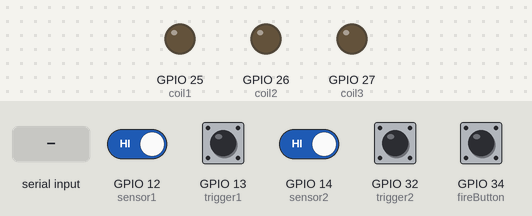
Bench run of a sketch on a simulated ESP32. Shown: output pins drawn as LEDs (lit = HIGH). The inputs (shaded band) are chosen by the test bench; at power-on: GPIO 12 (sensor1), GPIO 13 (trigger1), GPIO 14 (sensor2), GPIO 32 (trigger2), GPIO 34 (fireButton) HIGH. What the sketch prints to the serial monitor is not drawn.

Above: at 1.2 s.
1.3 s: GPIO 34 (fireButton) pulled LOW for 0.15 s
At 1.6 s:
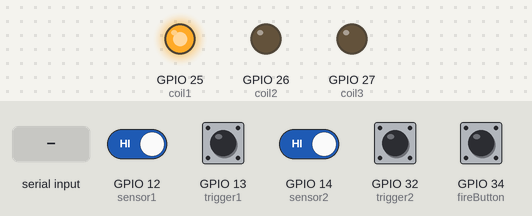
3.5 s: "1" received over Serial
6.0 s: GPIO 34 (fireButton) pulled LOW for 1 s
At 9.7 s:
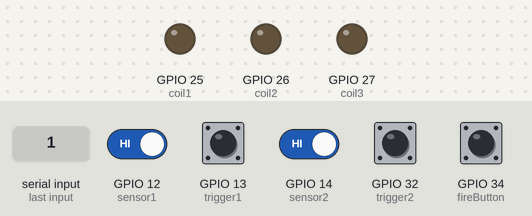
10.0 s: GPIO 12 (sensor1) driven LOW and GPIO 34 (fireButton) driven LOW
At 10.7 s:
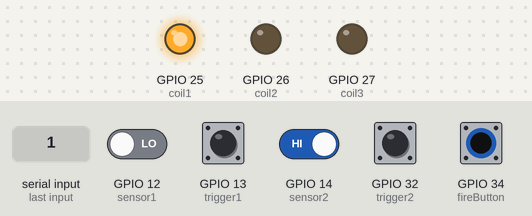
13.0 s: GPIO 13 (trigger1) pulled LOW for 0.15 s
At 13.7 s:
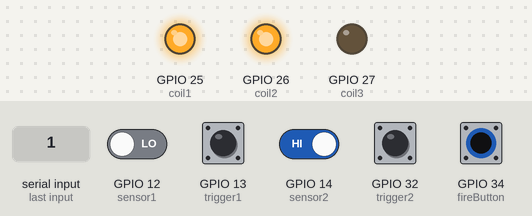
16.0 s: GPIO 32 (trigger2) pulled LOW for 0.15 s
At 16.33 s:
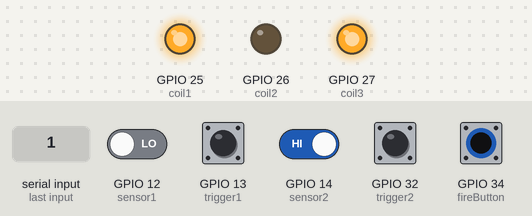
Timing chart, 0 to 19.0 s (numbered marks = the images above; inputs shaded):
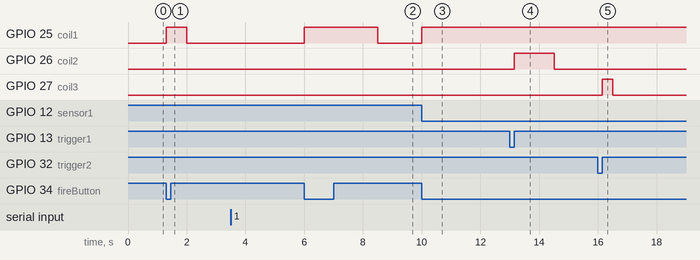

The sketch:

multistageCoilGun.ino
```cpp
// This code has been tested on an ESP32 Arduino style board to operate a
// multistage coil gun.  After startup, you can either fire the coils by
// sending any character via a 115200 baud serial connection from a computer
// Alternatively, you can connect a manual pushbutton which momentarily grounds
// pin 34.  The ESP32 was programmed to operate at 240Mhz so that the
// reaction time is as fast as possible (~6us). Have fun and be safe.

int sensor1 = 12;                                                         // set variable sensor1 as GPIO 12 on pin G12
int sensor2 = 14;                                                         // set variable sensor2 as GPIO 14 on pin G14
int trigger1 = 13;                                                        // set variable trigger1 as GPIO 33 on pin G33
int trigger2 = 32;                                                        // set variable trigger2 as GPIO 32 on pin G32
int fireButton = 34;                                                      // set variable fireButton as GPIO 34 on pin G34
int n = 1;                                                                // shot number
float velocity, energy, duration, speed1, speed2;                         // initiate variables for speed energy and duration
float mass = 0.013;                                                       // mass of the projectile in kilograms
float length = 0.050;                                                     // distance between speedometer sensors in meters
float stage1distance = .150;                                              // distance between start position and trigger 1 senor
float stage2distance = .160;                                              // distance between trigger 1 and trigger 2 sensors
volatile int flag1, flag2, flag3, flag4, flag5, fireEnable;               // flags for storing the state of sensors
volatile unsigned long mark1, mark2, mark3, mark4, mark5, mark2A, mark3A; // initialize timestamps of various events
volatile unsigned long timeElapsed, timeOfLastCheck;                      // initialize additional timestamp

int coil1 = 25; // set variable coil1 as GPIO 25 on pin G25
int coil2 = 26; // set variable coil2 as GPIO 26 on pin G26
int coil3 = 27; // set variable coil3 as GPIO 27 on pin G27

void IRAM_ATTR start() // Interrupt function: passed 1st speedometer sensor, remember time, set flag
{
  if (flag4 == 0)
  {
    mark4 = micros();
    flag4 = 1;
  }
}

void IRAM_ATTR finish() // Interrupt function: passed 2nd speedometer sensor, remember time, set flag
{
  if (flag5 == 0)
  {
    mark5 = micros();
    flag5 = 1;
  }
}

void IRAM_ATTR triggered1() // Interrupt function: passed trigger1, remember time, set flag
{
  if (flag2 == 0)
  {
    mark2 = micros();
    flag2 = 1;
  }
}

void IRAM_ATTR triggered2() // Interrupt function: passed trigger2, remember time, set flag
{
  if (flag3 == 0)
  {
    mark3 = micros();
    flag3 = 1;
  }
}

void setup()
{
  Serial.begin(115200);                          // open the COM port
  Serial.println("starting up");                 // start up message
  pinMode(sensor1, INPUT_PULLUP);                // configure pin input
  pinMode(sensor2, INPUT_PULLUP);                // configure pin input
  pinMode(trigger1, INPUT_PULLUP);               // configure pin input
  pinMode(trigger2, INPUT_PULLUP);               // configure pin input
  attachInterrupt(sensor1, start, RISING);       // set up interrupt pin to run function start
  attachInterrupt(sensor2, finish, RISING);      // set up interrupt pin to run function finish
  attachInterrupt(trigger1, triggered1, RISING); // set up interrupt pin to run function triggered1
  attachInterrupt(trigger2, triggered2, RISING); // set up interrupt pin to run function triggered2
  pinMode(coil1, OUTPUT);
  pinMode(coil2, OUTPUT);
  pinMode(coil3, OUTPUT);
  pinMode(fireButton, INPUT_PULLUP);
}

void loop()
{
  checkSensorFault();    // FUNCTION - reset all of the sensors and outputs every 2 seconds
  checkForProjectile();  // FUNCTION - Check if speedometer sensor flags triggered, then calculate speed
  checkForFireCommand(); // FUNCTION - Check for serial fire command from computer
  checkForFireButton();  // FUNCTION - Check for physical fire button being pressed (optional)
  checkForFlag2();       // FUNCTION - Check whether projectile has entered stage 2, fire stage 2
  checkForFlag3();       // FUNCTION - Check whether projectile has entered stage 3, fire stage 3
  delayMicroseconds(10); // delay timer for stability
}

void checkSensorFault()
{
  timeElapsed = micros() - timeOfLastCheck;
  if (timeElapsed > 2000000) // reset all sensors every 2 seconds
  {
    flag1 = 0;                // reset the sensors
    flag2 = 0;                // reset the sensors
    flag3 = 0;                // reset the sensors
    flag4 = 0;                // reset the sensors
    flag5 = 0;                // reset the sensors
    fireEnable = 0;           // disable firing the coils
    digitalWrite(coil1, LOW); // reset coil1
    digitalWrite(coil2, LOW); // reset coil2
    digitalWrite(coil3, LOW); // reset coil3
    timeOfLastCheck = micros();
  }
}

void checkForFlag2()
{
  if (flag2 == 1 && fireEnable == 1)
  {
    digitalWrite(coil2, HIGH);
    mark2A = micros();
    flag2 = 2;
  }
}

void checkForFlag3()
{
  if (flag3 == 1 && fireEnable == 1)
  {
    digitalWrite(coil3, HIGH);
    mark3A = micros();
    flag3 = 2;
  }
}

void checkForProjectile()
{
  if (flag4 == 1 && flag5 == 1) // if the projectile passed both speedometer sensors
  {
    velocity = (1000000 * (length) / (mark5 - mark4)); // speed calculation
    energy = 0.5 * mass * velocity * velocity * 1000;  // energy calculation
    duration = (mark5 - mark4);
    speed1 = (1000000 * (stage1distance) / (mark2 - mark1)); // duration in microseconds
    speed2 = (1000000 * (stage2distance) / (mark3 - mark2)); // duration in microseconds
    Serial.print("Shot ");
    Serial.println(n);              // output the shot number to CLI
    Serial.print("Stage1: ");       //
    Serial.print(speed1);           // output speed to command line
    Serial.println(" m/s");         //
    Serial.print("Stage2: ");       //
    Serial.print(speed2);           // output speed to command line
    Serial.println(" m/s");         //
    Serial.print("Stage3: ");       //
    Serial.print(velocity);         // output speed to command line
    Serial.println(" m/s");         //
    Serial.print("Energy: ");       //
    Serial.print(energy);           // output energy to command line
    Serial.println(" milliJoules"); //
    Serial.println("");
    Serial.print("Trigger 1 delay: ");
    Serial.println(mark2A - mark2);
    Serial.print("Trigger 2 delay: ");
    Serial.println(mark3A - mark3);
    delayMicroseconds(500000); // 0.5s delay timer
    flag1 = 0;                 //
    flag2 = 0;                 //
    flag3 = 0;                 //
    flag4 = 0;                 //
    flag5 = 0;                 //
    fireEnable = 0;            //
    n++;                       // shot number +1
  }
}

String newText;

void checkForFireCommand()
{
  if (Serial.available())
  {
    if (Serial.available() > 0)            // actually checks for any Serial transmission.
    {                                      // doesn't have to be "fire"
      newText = Serial.readString();
      Serial.println("FIRING COIL GUN");
      fireEnable = 1;                     // arms the coil gun
      digitalWrite(coil1, HIGH);          // fires the coil gun
      mark1 = micros();
    }
  }
}

void checkForFireButton()
{
  int fireButtonStatus = digitalRead(fireButton);
  if (fireButtonStatus == LOW)
  {
    Serial.println("FIRE BUTTON PRESSED");
    fireEnable = 1;                     // arms the coil gun
    digitalWrite(coil1, HIGH);          // fires the coil gun
    mark1 = micros();
  }
}

// Free to use this code under MIT open source license
// Copyright 2020 B.Sampson @kakushinAU

// Permission is hereby granted, free of charge, to any person obtaining a copy of
// this software and associated documentation files(the "Software"), to deal in the
// Software without restriction, including without limitation the rights to use,
// copy, modify, merge, publish, distribute, sublicense, and / or sell copies of
// the Software, and to permit persons to whom the Software is furnished to do so,
// subject to the following conditions :

// The above copyright notice and this permission notice shall be included in all
// copies or substantial portions of the Software.

// THE SOFTWARE IS PROVIDED "AS IS",
// WITHOUT WARRANTY OF ANY KIND, EXPRESS OR IMPLIED, INCLUDING BUT NOT LIMITED
// TO THE WARRANTIES OF MERCHANTABILITY, FITNESS FOR A PARTICULAR PURPOSE AND
// NONINFRINGEMENT.IN NO EVENT SHALL THE AUTHORS OR COPYRIGHT HOLDERS BE LIABLE
// FOR ANY CLAIM, DAMAGES OR OTHER LIABILITY, WHETHER IN AN ACTION OF CONTRACT,
// TORT OR OTHERWISE, ARISING FROM, OUT OF OR IN CONNECTION WITH THE SOFTWARE OR
// THE USE OR OTHER DEALINGS IN THE SOFTWARE.
```

Measured:
- after the input at 1.3 s, GPIO 25 (coil1): LOW → HIGH at once, → LOW 0.70 s later
- after the input at 6.0 s, GPIO 25 (coil1): LOW → HIGH at once, → LOW 2.5 s later
- after the input at 10.0 s, GPIO 25 (coil1): LOW → HIGH at once
- after the input at 13.0 s, GPIO 26 (coil2): LOW → HIGH after 0.15 s, → LOW 1.4 s later
- after the input at 16.0 s, GPIO 27 (coil3): LOW → HIGH after 0.15 s, → LOW 0.36 s later
